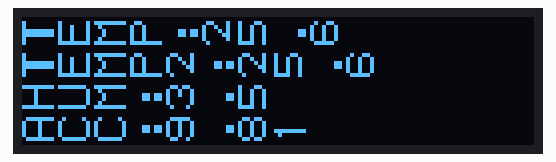
This sketch was run on a simulated ESP32. Parts: 128×32 one-colour display. Wiring (inferred from the names in the program): SSD1306 OLED at I2C address 0x3C.

Above: at 0.4 s.

The sketch:

LCD.ino
```cpp
#include "oledLetters.h"
#include <Wire.h>
#define LCDADDRESS 0x3C
#define I2C_SDA 25
#define I2C_SCL 26
int num = 1;
void setup() {
  Wire.begin(I2C_SDA, I2C_SCL);
  Serial.begin(115200);

  initializeLCD();
  for (uint16_t i=0; i<=128*8;i++){
    Wire.beginTransmission(LCDADDRESS);
    Wire.write(0x40);
    Wire.write(0x00);
    Wire.endTransmission();
  }
  // sendCommand(0xAE);
  // sendCommand(0xAf);
  // sendCommand(0xA7);
  Wire.beginTransmission(LCDADDRESS);
  Wire.write(0x00);
  Wire.write(0x21);
  Wire.write(0x20);
  Wire.write(0x27);
  Wire.endTransmission(true);

  Wire.beginTransmission(LCDADDRESS);
  Wire.write(0x00);
  Wire.write(0x22);
  Wire.write(0x00);
  Wire.write(0x00);
  Wire.endTransmission(true);

}

void loop() {
  // char characters[] = "ABCDEFGHIJKLMNOPQRSTUVWXYZ0123456789.:ñññ";
  // int numCharacters = sizeof(characters) - 1;
  // for (int i = 0; i < numCharacters; i++) {
  //   displayChar(characters[i]);
  //   delay(500);
  // }
  printOLED("TEMP:25.6", 0);
  printOLED("TEMP2:25.6", 1);
  printOLED("HUM:3.5", 2);
  printOLED("ACC:9.81", 3);
  delay(500);
}

void sendCommand(uint8_t command) {
  Wire.beginTransmission(LCDADDRESS);
  Wire.write(0x00);
  Wire.write(command);
  Wire.endTransmission(true);
}

void initializeLCD() {
  Wire.beginTransmission(LCDADDRESS);
  Wire.write(0x00); // Control byte for commands

  // Turn off the LCD display
  Wire.write(0xAE);

  // Set display clock divide ratio/oscillator frequency
  Wire.write(0xD5);
  Wire.write(0x80);

  // Set multiplex ratio
  Wire.write(0xA8);
  Wire.write(0x1F); // 128x32

  // Set display offset
  Wire.write(0xD3);
  Wire.write(0x00); // No offset

  // Set start line address
  Wire.write(0x40 | 0x00);

  // Charge Pump setting
  Wire.write(0x8D);
  Wire.write(0x14); // Enable charge pump

  // Memory addressing mode
  Wire.write(0x20);
  Wire.write(0x00); // Horizontal addressing mode

  // Set address and page
  Wire.write(0x21);
  Wire.write(0);
  Wire.write(127);

  Wire.write(0x22);
  Wire.write(0);
  Wire.write(7);

  // Set segment re-map
  Wire.write(0xA0 | 0x1);

  // Set COM output scan direction
  Wire.write(0xC8);

  // Set COM pins hardware configuration
  Wire.write(0xDA);
  Wire.write(0x02);

  // Set contrast control
  Wire.write(0x81);
  Wire.write(0x8F);

  // Set pre-charge period
  Wire.write(0xD9);
  Wire.write(0xF1);

  // Set VCOMH deselect level
  Wire.write(0xDB);
  Wire.write(0x40);

  // Entire display ON
  Wire.write(0xA4);


  // Normal display
  Wire.write(0xA6);
  //clean up display

  // Turn on the LCD display
  Wire.write(0x00);
  Wire.write(0xAF);
  Wire.endTransmission();

}

void displayChar(char c){
  const byte* bitmap = getCharBitmap(c);
  Wire.beginTransmission(LCDADDRESS);
  Wire.write(0x40);

  for (int i = 0; i < 8; i++) {
    Wire.write(bitmap[i]);
  }
  Wire.endTransmission(true);
}

void printOLED(String string, int page){
  int strLength = string.length();

  Wire.beginTransmission(LCDADDRESS);
  Wire.write(0x00);
  Wire.write(0x22);
  Wire.write(page);
  Wire.write(page);
  Wire.endTransmission(true);
  for(int i = 0; i < strLength; i++){
    Wire.beginTransmission(LCDADDRESS);
    Wire.write(0x00);
    Wire.write(0x21);
    Wire.write(i*9);
    Wire.write(i*9+8);
    Wire.endTransmission(true);

    displayChar(string[i]);

    Wire.beginTransmission(LCDADDRESS);
    Wire.write(0x40);
    Wire.write(0x00);
    Wire.endTransmission(true);
  }
}
```

oledLetters.h
```cpp
const byte alphabet[38][8] = {
  {B00111100,B01000010,B01000010,B01000010,B01111110,B01000010,B01000010,B01000010}, // A
  {B01111100,B01000010,B01000010,B01111100,B01000010,B01000010,B01000010,B01111100}, // B
  {B00111100,B01000010,B01000000,B01000000,B01000000,B01000000,B01000010,B00111100}, // C
  {B01111100,B01000010,B01000010,B01000010,B01000010,B01000010,B01000010,B01111100}, // D
  {B01111110,B01000000,B01000000,B01111100,B01000000,B01000000,B01000000,B01111110}, // E
  {B01111110,B01000000,B01000000,B01111100,B01000000,B01000000,B01000000,B01000000}, // F
  {B00111100,B01000010,B01000000,B01001110,B01000010,B01000010,B01000010,B00111110}, // G
  {B01000010,B01000010,B01000010,B01111110,B01000010,B01000010,B01000010,B01000010}, // H
  {B01111110,B00011000,B00011000,B00011000,B00011000,B00011000,B00011000,B01111110}, // I
  {B00011110,B00000100,B00000100,B00000100,B00000100,B00000100,B01000100,B00111000}, // J
  {B01000100,B01001000,B01010000,B01100000,B01010000,B01001000,B01000100,B01000010}, // K
  {B01000000,B01000000,B01000000,B01000000,B01000000,B01000000,B01000000,B01111110}, // L
  {B01000010,B01100110,B01011010,B01000010,B01000010,B01000010,B01000010,B01000010}, // M
  {B01000010,B01000010,B01010010,B01010010,B01001010,B01001010,B01000110,B01000010}, // N
  {B00111100,B01000010,B01000010,B01000010,B01000010,B01000010,B01000010,B00111100}, // O
  {B01111100,B01000010,B01000010,B01111100,B01000000,B01000000,B01000000,B01000000}, // P
  {B00111100,B01000010,B01000010,B01000010,B01000010,B01001010,B01000100,B00111010}, // Q
  {B01111100,B01000010,B01000010,B01111100,B01000100,B01001000,B01000010,B01000001}, // R
  {B00111100,B01000010,B01000000,B00111100,B00000010,B00000010,B01000010,B00111100}, // S
  {B01111110,B00011000,B00011000,B00011000,B00011000,B00011000,B00011000,B00011000}, // T
  {B01000010,B01000010,B01000010,B01000010,B01000010,B01000010,B01000010,B00111100}, // U
  {B01000010,B01000010,B01000010,B01000010,B00100100,B00100100,B00011000,B00011000}, // V
  {B01000010,B01000010,B01000010,B01000010,B01000010,B01011010,B01100110,B01000010}, // W
  {B01000010,B01000010,B00100100,B00011000,B00011000,B00100100,B01000010,B01000010}, // X
  {B01000010,B01000010,B01000010,B00100100,B00011000,B00011000,B00011000,B00011000}, // Y
  {B01111110,B00000010,B00000100,B00001000,B00010000,B00100000,B01000000,B01111110}, // Z
  {B00111100,B01000010,B01000010,B01000010,B01000010,B01000010,B00111100,B00000000}, // 0
  {B00010000,B00110000,B00010000,B00010000,B00010000,B00010000,B00010000,B00010000}, // 1
  {B00111100,B01000010,B00000010,B00000100,B00001000,B00010000,B00111110,B00000000}, // 2
  {B00111100,B01000010,B00000010,B00001100,B00000010,B01000010,B00111100,B00000000}, // 3
  {B00000100,B00001100,B00010100,B00100100,B01111110,B00000100,B00000100,B00000000}, // 4
  {B01111110,B01000000,B01000000,B01111100,B00000010,B00000010,B01111100,B00000000}, // 5
  {B00111100,B01000010,B01000000,B01111100,B01000010,B01000010,B00111100,B00000000}, // 6
  {B01111110,B00000010,B00000100,B00001000,B00010000,B00100000,B01000000,B00000000}, // 7
  {B00111100,B01000010,B01000010,B00111100,B01000010,B01000010,B00111100,B00000000}, // 8
  {B00111100,B01000010,B01000010,B00111110,B00000010,B01000010,B00111100,B00000000}, // 9
  {B00000000,B00000000,B00000000,B00000000,B00000000,B00000000,B00011000,B00011000}, // .
  {B00000000,B00000000,B00000000,B00011000,B00011000,B00000000,B00011000,B00011000}  // :
};

const byte* getCharBitmap(char c) {
  if (c >= 'A' && c <= 'Z') {
    return alphabet[c - 'A'];
  } else if (c >= '0' && c <= '9') {
    return alphabet[c - '0' + 26];
  } else if (c == '.') {
    return alphabet[36];
  } else if (c == ':') {
    return alphabet[37];
  } else {
    // Fallback to checkboard pattern
    static const byte checkboard[8] = {
      B10101010,
      B01010101,
      B10101010,
      B01010101,
      B10101010,
      B01010101,
      B10101010,
      B01010101
    };
    return checkboard;
  }
}
```
